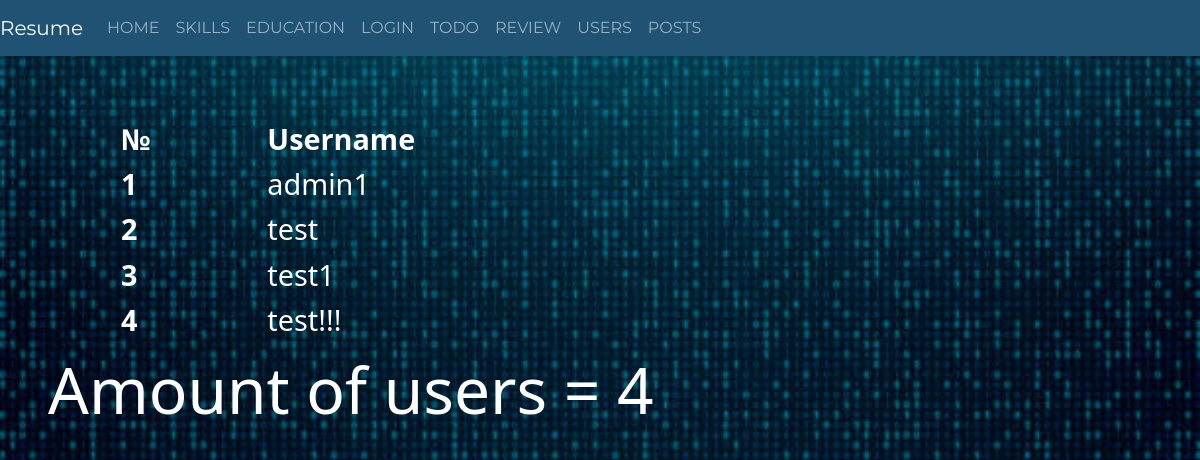
The app's page /allusers, older data.
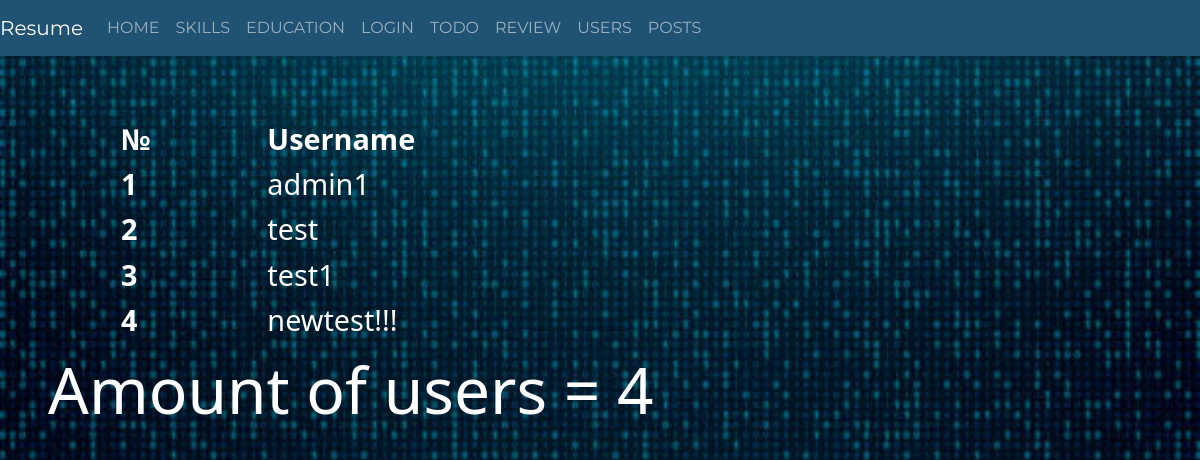
The same page, newer data.
### app/auth/models.py (models this page shows, shortened)
class User(db.Model):
    id = db.Column(db.Integer, primary_key=True)
    username = db.Column(db.String(20), unique=True, nullable=False)
    email = db.Column(db.String(120),  unique=True, nullable=False)
    image_file =  db.Column(db.String(120),  nullable=False, default="default.jpg")
    password = db.Column(db.String(60), nullable=False)
    about = db.Column(db.String(600),default="-")
    last_seen = db.Column(db.DateTime, default=datetime.now())
    posts = db.relationship('Posts', backref='user')

### app/auth/view.py (the view)
@auth.route('/allusers',methods=["GET"])
def all_users():
    list = User.query.all()
    return render_template("allusers.html",list=list)

### app/auth/templates/allusers.html (shortened to what this page needs)
{% extends 'base.html' %}
{% from "_render_field.html" import render_field %}
{% block body %}
<body>
  {% if list is defined and list|length > 0 %}
   <table class="todo">
        <thead>
            <th>№</th>
            <th>Username</th>
        </thead>
        <tbody>
            {% for i in list %}
            <tr>
                <th>{{i.id}}</th>
                <td>{{i.username}}</td>
            </tr>
            {% endfor %}
        </tbody>
    </table>
    <p1 class="info">Amount of users = {{list|length}}</p1>
    {% else %}
    <p1 class="info">No users registered</p1>
    {% endif %}
</body>
{% endblock %}

### app/templates/base.html (shortened to what this page needs)
<!DOCTYPE html>
<html lang="en">
<head>
    <link rel="stylesheet" type="text/css"
 href="{{ url_for('static', filename='css/styles.css') }}">
  </head>
 <body>
 {% include "nav.html" %}
  {% block body %}
{% endblock %}
</body>
</html>

### app/templates/nav.html (shortened to what this page needs)
{% set menu = {"Home": url_for("main.home"),"Skills": url_for("main.skills"),"Education": url_for("main.education"),   "Login": url_for("auth.login"), "Todo":url_for("todo.tasks"), "Review":url_for("sam.review"), "Users":url_for("auth.all_users"), "Posts":url_for("posts.view_all")} %}
<nav class="navbar navbar-expand-lg navbar-dark "  style="background-color:rgb(32, 82, 115);">
    <a class="navbar-brand" href="#">Resume</a>
    <div class="collapse navbar-collapse" id="navbarNav">
      <ul class="navbar-nav">
        {%for name, url  in menu.items() %}
        {% if name=="Login" and current_user.is_authenticated %}
        <li class="nav-item">
          <a class="nav-link" href= "account" >   ACCOUNT    </a>
        </li>
        <li class="nav-item">
          <a class="nav-link" href= "info" >   INFO   </a>
        </li>
        {% else %}
        <li class="nav-item">
          <a class="nav-link" href={{url}}>  {{name | upper }}   </a>
        </li>
        {% endif %}
        {% endfor %}
      </ul>
    </div>
  </nav>

### app/static/css/styles.css (style rules this page uses)
body { max-width: 100%; overflow-x: hidden; background-repeat: no-repeat repeat; background-size: 100%; background-image: url('/static/images/images.png') }
.info { margin-left:4%; background-color:#80808000; width: 100%; color: rgb(255, 255, 255) !important; font-size: 400%; }
.todo { margin-left: 10%; margin-top: 5%; background-color:#80808000; width: 70%; font-size: 180%; color: rgb(255, 255, 255) !important; }

Row changes from the older to the newer data that the page shows:
changed User id 4: username "test!!!" → "newtest!!!"
